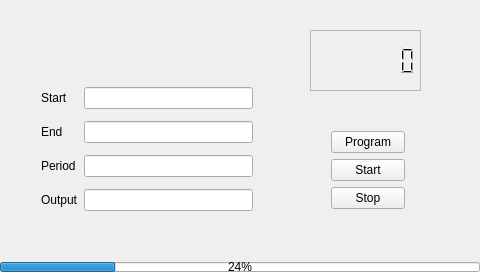
<?xml version="1.0" encoding="UTF-8"?>
<ui version="4.0">
 <class>MainWindow</class>
 <widget class="QMainWindow" name="MainWindow">
  <property name="geometry">
   <rect>
    <x>0</x>
    <y>0</y>
    <width>480</width>
    <height>272</height>
   </rect>
  </property>
  <property name="windowTitle">
   <string>MainWindow</string>
  </property>
  <widget class="QWidget" name="centralWidget">
   <widget class="QProgressBar" name="m_progress">
    <property name="geometry">
     <rect>
      <x>0</x>
      <y>262</y>
      <width>480</width>
      <height>10</height>
     </rect>
    </property>
    <property name="value">
     <number>24</number>
    </property>
   </widget>
   <widget class="QLCDNumber" name="lcdStatus">
    <property name="geometry">
     <rect>
      <x>310</x>
      <y>30</y>
      <width>111</width>
      <height>61</height>
     </rect>
    </property>
    <property name="frameShape">
     <enum>QFrame::StyledPanel</enum>
    </property>
    <property name="frameShadow">
     <enum>QFrame::Sunken</enum>
    </property>
    <property name="digitCount">
     <number>7</number>
    </property>
   </widget>
   <widget class="QWidget" name="">
    <property name="geometry">
     <rect>
      <x>40</x>
      <y>80</y>
      <width>214</width>
      <height>142</height>
     </rect>
    </property>
    <layout class="QGridLayout" name="gridLayout">
     <property name="leftMargin">
      <number>1</number>
     </property>
     <property name="topMargin">
      <number>1</number>
     </property>
     <property name="rightMargin">
      <number>1</number>
     </property>
     <property name="bottomMargin">
      <number>1</number>
     </property>
     <item row="3" column="0">
      <widget class="QLabel" name="outputLabel">
       <property name="text">
        <string>Output</string>
       </property>
      </widget>
     </item>
     <item row="3" column="1">
      <widget class="QLineEdit" name="outputEdit"/>
     </item>
     <item row="0" column="0">
      <widget class="QLabel" name="startLabel">
       <property name="layoutDirection">
        <enum>Qt::LeftToRight</enum>
       </property>
       <property name="text">
        <string>Start</string>
       </property>
      </widget>
     </item>
     <item row="1" column="0">
      <widget class="QLabel" name="endLabel">
       <property name="text">
        <string>End</string>
       </property>
      </widget>
     </item>
     <item row="2" column="1">
      <widget class="QLineEdit" name="periodEdit"/>
     </item>
     <item row="1" column="1">
      <widget class="QLineEdit" name="endEdit"/>
     </item>
     <item row="2" column="0">
      <widget class="QLabel" name="periodLabel">
       <property name="text">
        <string>Period</string>
       </property>
      </widget>
     </item>
     <item row="0" column="1">
      <widget class="QLineEdit" name="startEdit"/>
     </item>
    </layout>
   </widget>
   <widget class="QWidget" name="">
    <property name="geometry">
     <rect>
      <x>320</x>
      <y>120</y>
      <width>96</width>
      <height>100</height>
     </rect>
    </property>
    <layout class="QGridLayout" name="gridLayout_2">
     <item row="0" column="0">
      <widget class="QPushButton" name="programButton">
       <property name="text">
        <string>Program</string>
       </property>
      </widget>
     </item>
     <item row="1" column="0">
      <widget class="QPushButton" name="startButton">
       <property name="text">
        <string>Start</string>
       </property>
      </widget>
     </item>
     <item row="2" column="0">
      <widget class="QPushButton" name="stopButton">
       <property name="text">
        <string>Stop</string>
       </property>
      </widget>
     </item>
    </layout>
   </widget>
  </widget>
  <widget class="QMenuBar" name="menuBar">
   <property name="geometry">
    <rect>
     <x>0</x>
     <y>0</y>
     <width>480</width>
     <height>22</height>
    </rect>
   </property>
   <property name="autoFillBackground">
    <bool>false</bool>
   </property>
  </widget>
 </widget>
 <layoutdefault spacing="6" margin="11"/>
 <resources/>
 <connections/>
</ui>
